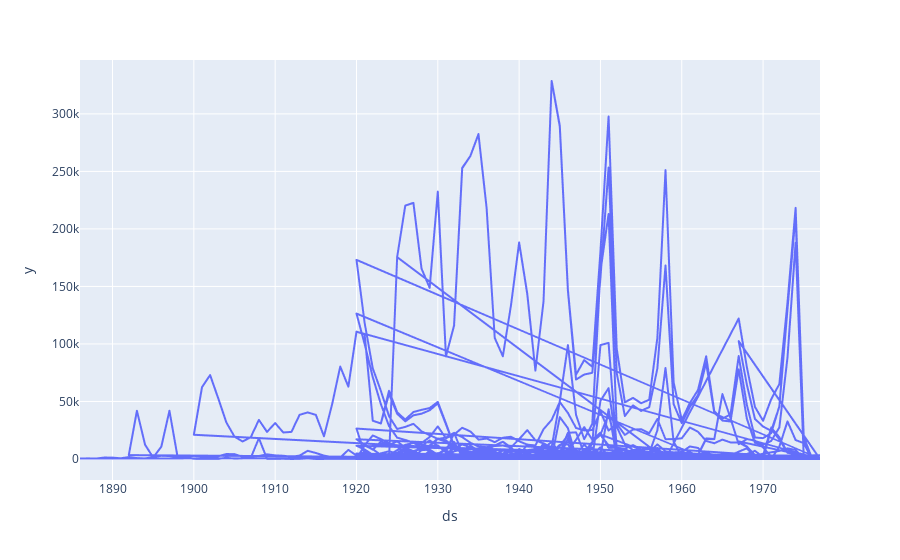

Notebook cell for this chart:
### Code cell
fig = px.line(Dataset, x="ds", y="y")
fig.show()

### Figure 1 — Plotly figure (JSON) as saved in the notebook; plotly's stock layout.template omitted (floating-point values rounded to 4 significant figures; data arrays with more than 128 entries replaced by an {"elided": "..."} marker saying what was removed)
{"data": [{"hovertemplate": "ds=%{x}<br>y=%{y}<extra></extra>", "legendgroup": "", "line": {"color": "#636efa", "dash": "solid"}, "marker": {"symbol": "circle"}, "mode": "lines", "name": "", "showlegend": false, "type": "scattergl", "x": {"elided": "4153 int values"}, "xaxis": "x", "y": {"elided": "4153 int values"}, "yaxis": "y"}], "layout": {"legend": {"tracegroupgap": 0}, "margin": {"t": 60}, "xaxis": {"anchor": "y", "domain": [0, 1], "title": {"text": "ds"}}, "yaxis": {"anchor": "x", "domain": [0, 1], "title": {"text": "y"}}}}
